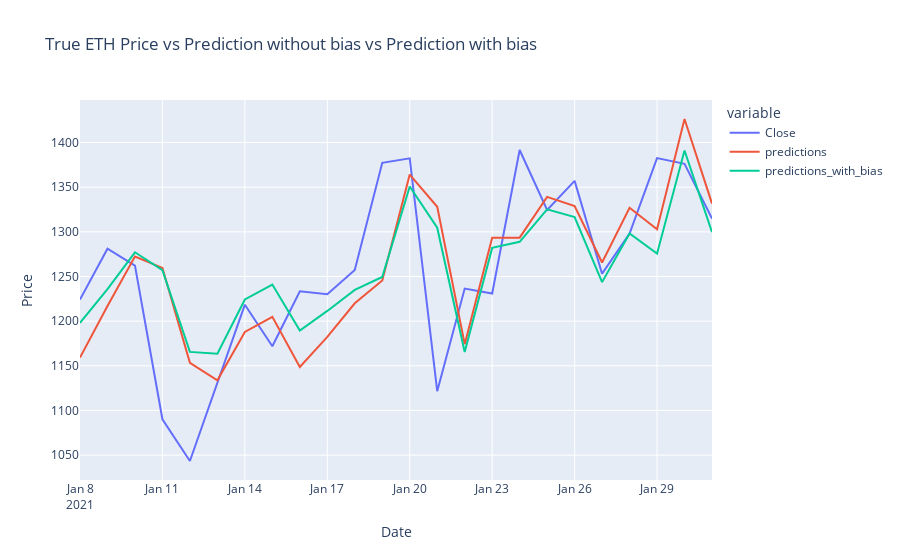

Here is the notebook cell this chart was saved with:
### Markdown cell above
We now plot the Close price, prediction without bias and prediction with bias together

### Code cell
fig =  px.line(train_df,y=['Close','predictions','predictions_with_bias'],
       title='True ETH Price vs Prediction without bias vs Prediction with bias',
       labels={'value':'Price'})
fig.show("png")

### Figure 1 — Plotly figure (JSON) as saved in the notebook; plotly's stock layout.template omitted (floating-point values rounded to 4 significant figures)
{"data": [{"hovertemplate": "variable=Close<br>Date=%{x}<br>Price=%{y}<extra></extra>", "legendgroup": "Close", "line": {"color": "#636efa", "dash": "solid"}, "marker": {"symbol": "circle"}, "mode": "lines", "name": "Close", "orientation": "v", "showlegend": true, "type": "scatter", "x": ["2021-01-08T00:00:00", "2021-01-09T00:00:00", "2021-01-10T00:00:00", "2021-01-11T00:00:00", "2021-01-12T00:00:00", "2021-01-13T00:00:00", "2021-01-14T00:00:00", "2021-01-15T00:00:00", "2021-01-16T00:00:00", "2021-01-17T00:00:00", "2021-01-18T00:00:00", "2021-01-19T00:00:00", "2021-01-20T00:00:00", "2021-01-21T00:00:00", "2021-01-22T00:00:00", "2021-01-23T00:00:00", "2021-01-24T00:00:00", "2021-01-25T00:00:00", "2021-01-26T00:00:00", "2021-01-27T00:00:00", "2021-01-28T00:00:00", "2021-01-29T00:00:00", "2021-01-30T00:00:00", "2021-01-31T00:00:00"], "xaxis": "x", "y": [1224.0, 1281.0, 1262.0, 1090.0, 1043.0, 1131.0, 1218.0, 1172.0, 1234.0, 1230.0, 1257.0, 1377.0, 1382.0, 1122.0, 1237.0, 1231.0, 1392.0, 1324.0, 1357.0, 1253.0, 1298.0, 1383.0, 1376.0, 1315.0], "yaxis": "y"}, {"hovertemplate": "variable=predictions<br>Date=%{x}<br>Price=%{y}<extra></extra>", "legendgroup": "predictions", "line": {"color": "#EF553B", "dash": "solid"}, "marker": {"symbol": "circle"}, "mode": "lines", "name": "predictions", "orientation": "v", "showlegend": true, "type": "scatter", "x": ["2021-01-08T00:00:00", "2021-01-09T00:00:00", "2021-01-10T00:00:00", "2021-01-11T00:00:00", "2021-01-12T00:00:00", "2021-01-13T00:00:00", "2021-01-14T00:00:00", "2021-01-15T00:00:00", "2021-01-16T00:00:00", "2021-01-17T00:00:00", "2021-01-18T00:00:00", "2021-01-19T00:00:00", "2021-01-20T00:00:00", "2021-01-21T00:00:00", "2021-01-22T00:00:00", "2021-01-23T00:00:00", "2021-01-24T00:00:00", "2021-01-25T00:00:00", "2021-01-26T00:00:00", "2021-01-27T00:00:00", "2021-01-28T00:00:00", "2021-01-29T00:00:00", "2021-01-30T00:00:00", "2021-01-31T00:00:00"], "xaxis": "x", "y": [1159.0, 1217.0, 1272.0, 1260.0, 1153.0, 1134.0, 1188.0, 1205.0, 1149.0, 1182.0, 1220.0, 1245.0, 1364.0, 1328.0, 1174.0, 1293.0, 1294.0, 1339.0, 1329.0, 1266.0, 1327.0, 1303.0, 1426.0, 1332.0], "yaxis": "y"}, {"hovertemplate": "variable=predictions_with_bias<br>Date=%{x}<br>Price=%{y}<extra></extra>", "legendgroup": "predictions_with_bias", "line": {"color": "#00cc96", "dash": "solid"}, "marker": {"symbol": "circle"}, "mode": "lines", "name": "predictions_with_bias", "orientation": "v", "showlegend": true, "type": "scatter", "x": ["2021-01-08T00:00:00", "2021-01-09T00:00:00", "2021-01-10T00:00:00", "2021-01-11T00:00:00", "2021-01-12T00:00:00", "2021-01-13T00:00:00", "2021-01-14T00:00:00", "2021-01-15T00:00:00", "2021-01-16T00:00:00", "2021-01-17T00:00:00", "2021-01-18T00:00:00", "2021-01-19T00:00:00", "2021-01-20T00:00:00", "2021-01-21T00:00:00", "2021-01-22T00:00:00", "2021-01-23T00:00:00", "2021-01-24T00:00:00", "2021-01-25T00:00:00", "2021-01-26T00:00:00", "2021-01-27T00:00:00", "2021-01-28T00:00:00", "2021-01-29T00:00:00", "2021-01-30T00:00:00", "2021-01-31T00:00:00"], "xaxis": "x", "y": [1198.0, 1236.0, 1277.0, 1257.0, 1166.0, 1163.0, 1224.0, 1241.0, 1189.0, 1211.0, 1235.0, 1249.0, 1351.0, 1305.0, 1165.0, 1282.0, 1289.0, 1325.0, 1317.0, 1244.0, 1298.0, 1276.0, 1391.0, 1300.0], "yaxis": "y"}], "layout": {"legend": {"title": {"text": "variable"}, "tracegroupgap": 0}, "title": {"text": "True ETH Price vs Prediction without bias vs Prediction with bias"}, "xaxis": {"anchor": "y", "domain": [0, 1], "title": {"text": "Date"}}, "yaxis": {"anchor": "x", "domain": [0, 1], "title": {"text": "Price"}}}}
